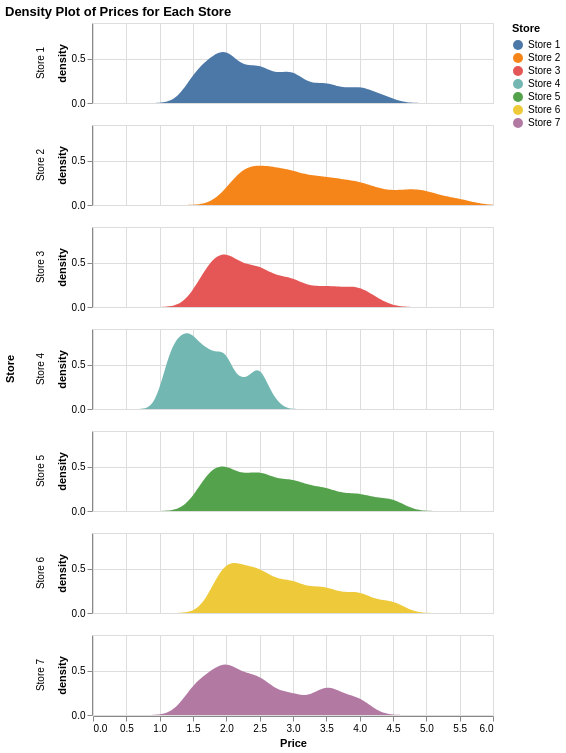

Here is the Vega-Lite specification saved for this chart:
### Vega-Lite specification from a JSON file in a GitHub repository (floating-point values rounded to 4 significant figures; data arrays with more than 128 entries replaced by an {"elided": "..."} marker saying what was removed)
{"$schema": "https://vega.github.io/schema/vega-lite/v5.json", "title": "Density Plot of Prices for Each Store", "width": 400, "height": 80, "data": {"values": {"elided": "9957 records"}}, "mark": "area", "transform": [{"density": "price", "groupby": ["store_id"], "extent": [0, 6]}], "encoding": {"x": {"field": "value", "type": "quantitative", "title": "Price"}, "y": {"field": "density", "type": "quantitative", "stack": "zero"}, "row": {"field": "store_id", "type": "nominal", "title": "Store"}, "color": {"field": "store_id", "type": "nominal", "title": "Store"}}}
